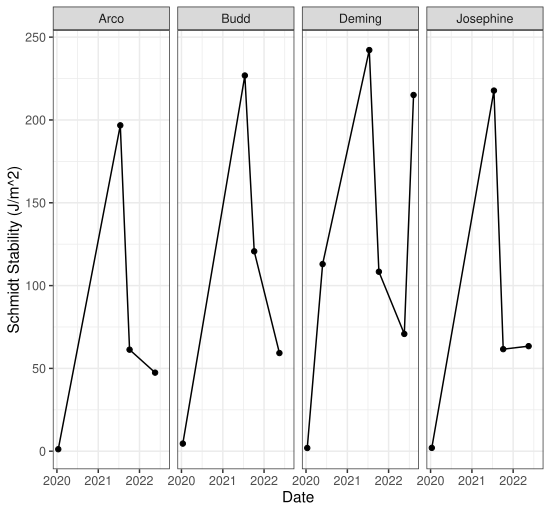

The script that drew this image:
######################################## required packages ######################################

require("tidyverse") #tidyverse needed for data manipulations and plotting
require("ggpubr") #for lining up plots and exporting
library(readxl) # for importing xlsx
library(hms)

####################################### load data #################################################

(Schmidt <- read_excel("~/Documents/R/Itasca/Schmidt_stability/Itasca_Schmidt_Results.xlsx", 
                                     col_types = c("text", "date", "numeric")))


####################################### plot data ##############################################

#check format of date
str(Schmidt) 

#convert date to Date format
Schmidt$Date <- as.Date(Schmidt$Date, "%Y-%m-%d")

#plot time series of Schmidt
temp <- ggplot(Schmidt, aes(x=Date, y=Schmidt)) +
          geom_point() +
          geom_line() +
  ylab("Schmidt Stability (J/m^2)") +
          facet_wrap(~Lake, nrow = 1) +
  theme_bw()
             
temp
